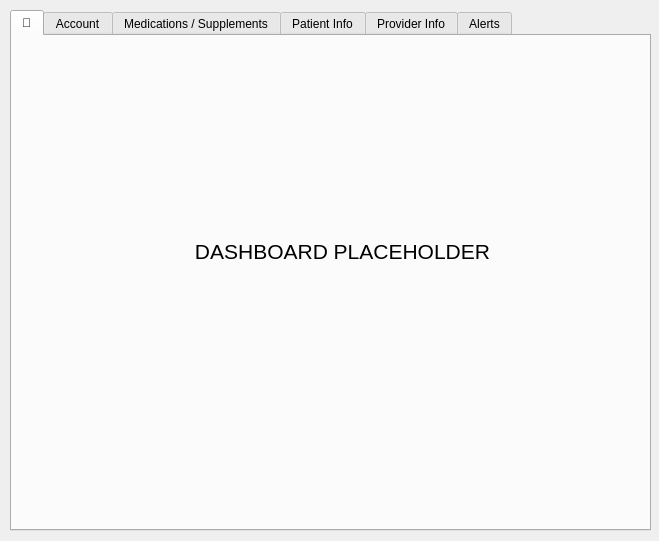
<?xml version="1.0" encoding="UTF-8"?>
<ui version="4.0">
 <class>MedBot</class>
 <widget class="QMainWindow" name="MedBot">
  <property name="geometry">
   <rect>
    <x>0</x>
    <y>0</y>
    <width>659</width>
    <height>541</height>
   </rect>
  </property>
  <property name="windowTitle">
   <string>MedBot</string>
  </property>
  <widget class="QWidget" name="centralwidget">
   <widget class="QTabWidget" name="tabWidget">
    <property name="geometry">
     <rect>
      <x>10</x>
      <y>10</y>
      <width>641</width>
      <height>521</height>
     </rect>
    </property>
    <property name="currentIndex">
     <number>0</number>
    </property>
    <widget class="QWidget" name="Home">
     <attribute name="title">
      <string>💊</string>
     </attribute>
     <widget class="QLabel" name="label">
      <property name="geometry">
       <rect>
        <x>180</x>
        <y>200</y>
        <width>301</width>
        <height>31</height>
       </rect>
      </property>
      <property name="font">
       <font>
        <pointsize>16</pointsize>
       </font>
      </property>
      <property name="text">
       <string>DASHBOARD PLACEHOLDER</string>
      </property>
      <property name="alignment">
       <set>Qt::AlignmentFlag::AlignCenter</set>
      </property>
     </widget>
    </widget>
    <widget class="QWidget" name="Account">
     <attribute name="title">
      <string>Account</string>
     </attribute>
     <widget class="QPushButton" name="Login">
      <property name="geometry">
       <rect>
        <x>340</x>
        <y>250</y>
        <width>80</width>
        <height>24</height>
       </rect>
      </property>
      <property name="text">
       <string>Log In</string>
      </property>
     </widget>
     <widget class="QPushButton" name="Register">
      <property name="geometry">
       <rect>
        <x>230</x>
        <y>250</y>
        <width>80</width>
        <height>24</height>
       </rect>
      </property>
      <property name="text">
       <string>Register</string>
      </property>
     </widget>
     <widget class="QLineEdit" name="Username">
      <property name="geometry">
       <rect>
        <x>230</x>
        <y>150</y>
        <width>191</width>
        <height>24</height>
       </rect>
      </property>
      <property name="inputMask">
       <string/>
      </property>
      <property name="text">
       <string/>
      </property>
      <property name="maxLength">
       <number>20</number>
      </property>
      <property name="alignment">
       <set>Qt::AlignmentFlag::AlignCenter</set>
      </property>
      <property name="placeholderText">
       <string>Username</string>
      </property>
     </widget>
     <widget class="QLineEdit" name="Password">
      <property name="geometry">
       <rect>
        <x>230</x>
        <y>200</y>
        <width>191</width>
        <height>24</height>
       </rect>
      </property>
      <property name="inputMask">
       <string/>
      </property>
      <property name="text">
       <string/>
      </property>
      <property name="maxLength">
       <number>20</number>
      </property>
      <property name="echoMode">
       <enum>QLineEdit::EchoMode::Password</enum>
      </property>
      <property name="alignment">
       <set>Qt::AlignmentFlag::AlignCenter</set>
      </property>
      <property name="placeholderText">
       <string>Password</string>
      </property>
      <property name="clearButtonEnabled">
       <bool>false</bool>
      </property>
     </widget>
     <widget class="QLabel" name="StatusLabel">
      <property name="geometry">
       <rect>
        <x>220</x>
        <y>320</y>
        <width>211</width>
        <height>16</height>
       </rect>
      </property>
      <property name="text">
       <string/>
      </property>
      <property name="alignment">
       <set>Qt::AlignmentFlag::AlignCenter</set>
      </property>
     </widget>
    </widget>
    <widget class="QWidget" name="MedsSupps">
     <attribute name="title">
      <string>Medications / Supplements</string>
     </attribute>
     <widget class="QLabel" name="label_2">
      <property name="geometry">
       <rect>
        <x>180</x>
        <y>200</y>
        <width>291</width>
        <height>31</height>
       </rect>
      </property>
      <property name="font">
       <font>
        <pointsize>16</pointsize>
       </font>
      </property>
      <property name="text">
       <string>MEDS/SUPP PLACEHOLDER</string>
      </property>
      <property name="alignment">
       <set>Qt::AlignmentFlag::AlignCenter</set>
      </property>
     </widget>
    </widget>
    <widget class="QWidget" name="PatientInfo">
     <attribute name="title">
      <string>Patient Info</string>
     </attribute>
     <widget class="QLabel" name="label_3">
      <property name="geometry">
       <rect>
        <x>170</x>
        <y>200</y>
        <width>301</width>
        <height>31</height>
       </rect>
      </property>
      <property name="font">
       <font>
        <pointsize>16</pointsize>
       </font>
      </property>
      <property name="text">
       <string>PATIENT INFO PLACEHOLDER</string>
      </property>
      <property name="alignment">
       <set>Qt::AlignmentFlag::AlignCenter</set>
      </property>
     </widget>
    </widget>
    <widget class="QWidget" name="ProviderInfo">
     <attribute name="title">
      <string>Provider Info</string>
     </attribute>
     <widget class="QLabel" name="label_4">
      <property name="geometry">
       <rect>
        <x>160</x>
        <y>200</y>
        <width>331</width>
        <height>31</height>
       </rect>
      </property>
      <property name="font">
       <font>
        <pointsize>16</pointsize>
       </font>
      </property>
      <property name="text">
       <string>PROVIDER INFO PLACEHOLDER</string>
      </property>
      <property name="alignment">
       <set>Qt::AlignmentFlag::AlignCenter</set>
      </property>
     </widget>
    </widget>
    <widget class="QWidget" name="Alerts">
     <attribute name="title">
      <string>Alerts</string>
     </attribute>
     <widget class="QLabel" name="label_5">
      <property name="geometry">
       <rect>
        <x>190</x>
        <y>200</y>
        <width>271</width>
        <height>31</height>
       </rect>
      </property>
      <property name="font">
       <font>
        <pointsize>16</pointsize>
       </font>
      </property>
      <property name="text">
       <string>ALERTS PLACEHOLDER</string>
      </property>
      <property name="alignment">
       <set>Qt::AlignmentFlag::AlignCenter</set>
      </property>
     </widget>
    </widget>
   </widget>
  </widget>
 </widget>
 <resources/>
 <connections/>
</ui>
